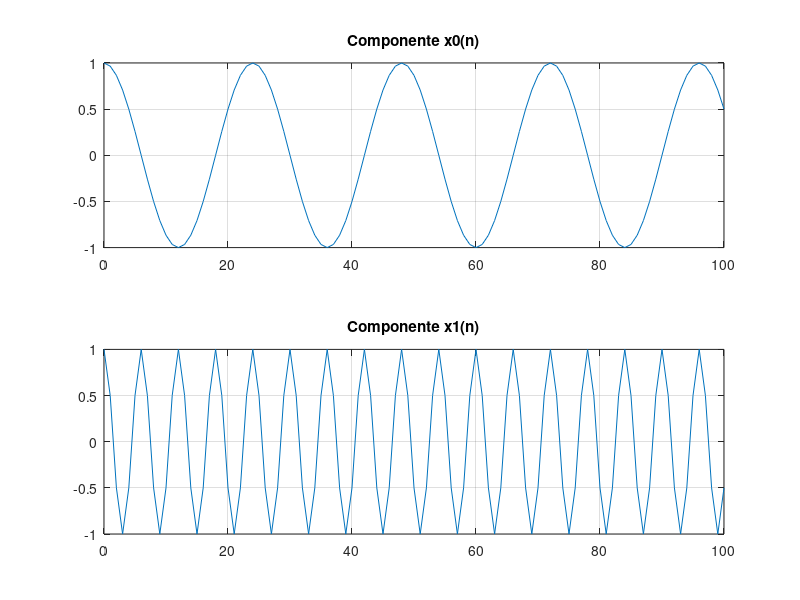
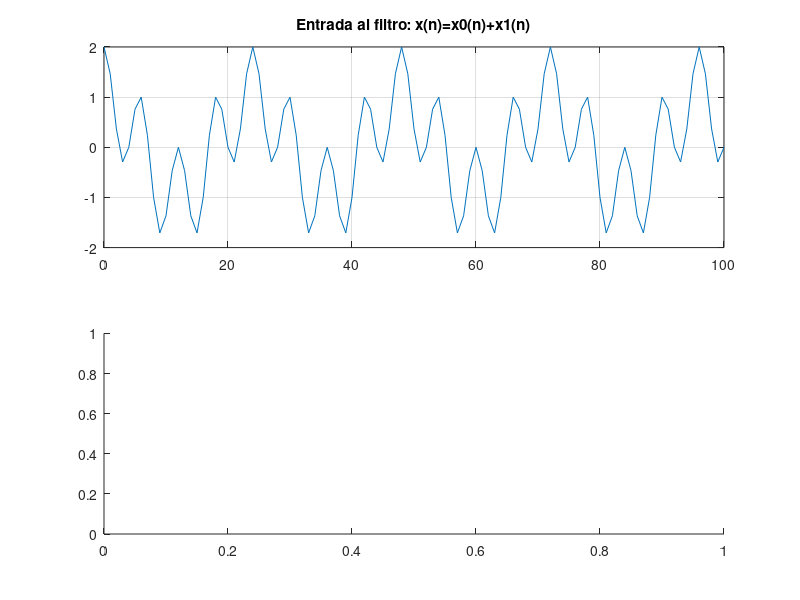

Write MATLAB code to recreate these figures, in order. (Note: this script raises an error after producing the figures.)
%*********************************************************************
%
%	Programa: respfrec.m
%
%
%	Fecha: Diciembre 2002
%
%***********************************************************************
clear all;
close all;

%	Generacion senal de entrada
Lx=100;	
n=0:Lx;
x0=cos(pi/12*n);
x1=cos(pi/3*n);
x=x0+x1;


%	Dibujo componentes de la senal
figure(1);
subplot(211);
plot(n,x0);
title('Componente x0(n)');
grid
subplot(212);
plot(n,x1);
title('Componente x1(n)');
grid


%	Dibujo de la suma de componentes y su T.F.
figure(2);
subplot(211);
plot(n,x);
title('Entrada al filtro: x(n)=x0(n)+x1(n)');
grid
subplot(212);
[X,W]=dtft(x,500);
plot(W,abs(X));
title('X(W)');
grid


%	Obtencion de respuesta al impulso y respuesta en frecuencia
Lh=50;
nh=(-Lh:Lh)+eps;


% 	Filtro paso bajo
h=sin(0.1*pi*nh)./(pi*nh);
[H,W]=dtft(h,500);


%	Dibujo respuesta al impulso y respuesta en frecuencia
figure(3)
subplot(211)
plot(nh,h)
grid;
title('Respuesta al impulso')
subplot(212)
plot(W,abs(H))
grid;
title('Respuesta en frecuencia')


%	Calculo y dibujo de la salida y su T.F.
figure(4);
y=conv(x,h);
subplot(211)
plot(-Lh:Lx+Lh,y)
axis([0 Lx floor(min(y)) ceil(max(y))])
grid;
title('Salida del filtro')
subplot(212)
[Y,W]=dtft(y,500);
plot(W,abs(Y));
title('Y(W)');
grid


